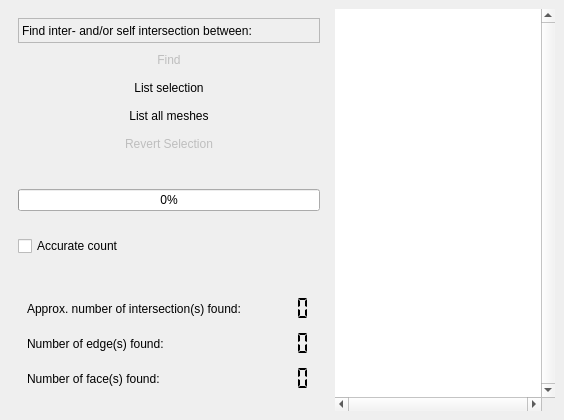
<?xml version="1.0" encoding="UTF-8"?>
<ui version="4.0">
 <class>MainWindow</class>
 <widget class="QMainWindow" name="MainWindow">
  <property name="geometry">
   <rect>
    <x>0</x>
    <y>0</y>
    <width>564</width>
    <height>420</height>
   </rect>
  </property>
  <property name="sizePolicy">
   <sizepolicy hsizetype="Minimum" vsizetype="Maximum">
    <horstretch>0</horstretch>
    <verstretch>0</verstretch>
   </sizepolicy>
  </property>
  <property name="minimumSize">
   <size>
    <width>240</width>
    <height>0</height>
   </size>
  </property>
  <property name="maximumSize">
   <size>
    <width>16777215</width>
    <height>16777215</height>
   </size>
  </property>
  <property name="windowTitle">
   <string>Intersection Finder</string>
  </property>
  <widget class="QWidget" name="centralwidget">
   <property name="sizePolicy">
    <sizepolicy hsizetype="Minimum" vsizetype="Preferred">
     <horstretch>0</horstretch>
     <verstretch>0</verstretch>
    </sizepolicy>
   </property>
   <property name="minimumSize">
    <size>
     <width>240</width>
     <height>0</height>
    </size>
   </property>
   <layout class="QHBoxLayout" name="horizontalLayout">
    <item>
     <widget class="QWidget" name="widget" native="true">
      <property name="sizePolicy">
       <sizepolicy hsizetype="Fixed" vsizetype="Preferred">
        <horstretch>0</horstretch>
        <verstretch>0</verstretch>
       </sizepolicy>
      </property>
      <layout class="QVBoxLayout" name="verticalLayout">
       <item>
        <widget class="QLabel" name="instruction">
         <property name="sizePolicy">
          <sizepolicy hsizetype="Preferred" vsizetype="Fixed">
           <horstretch>0</horstretch>
           <verstretch>0</verstretch>
          </sizepolicy>
         </property>
         <property name="minimumSize">
          <size>
           <width>0</width>
           <height>25</height>
          </size>
         </property>
         <property name="maximumSize">
          <size>
           <width>16777215</width>
           <height>25</height>
          </size>
         </property>
         <property name="toolTip">
          <string>Amongst which of the following meshes do you  seek to find inter- and/or self intersection.</string>
         </property>
         <property name="frameShape">
          <enum>QFrame::StyledPanel</enum>
         </property>
         <property name="frameShadow">
          <enum>QFrame::Sunken</enum>
         </property>
         <property name="text">
          <string>Find inter- and/or self intersection between:</string>
         </property>
         <property name="textFormat">
          <enum>Qt::AutoText</enum>
         </property>
         <property name="scaledContents">
          <bool>false</bool>
         </property>
         <property name="alignment">
          <set>Qt::AlignLeading|Qt::AlignLeft|Qt::AlignVCenter</set>
         </property>
         <property name="wordWrap">
          <bool>true</bool>
         </property>
         <property name="margin">
          <number>0</number>
         </property>
         <property name="indent">
          <number>-1</number>
         </property>
         <property name="openExternalLinks">
          <bool>false</bool>
         </property>
        </widget>
       </item>
       <item>
        <widget class="QPushButton" name="find">
         <property name="enabled">
          <bool>false</bool>
         </property>
         <property name="toolTip">
          <string>Click to find intersections</string>
         </property>
         <property name="text">
          <string>Find</string>
         </property>
         <property name="flat">
          <bool>true</bool>
         </property>
        </widget>
       </item>
       <item>
        <widget class="QPushButton" name="updateSelection">
         <property name="toolTip">
          <string>Select object on the scene and click to update the list above</string>
         </property>
         <property name="text">
          <string>List selection</string>
         </property>
         <property name="flat">
          <bool>true</bool>
         </property>
        </widget>
       </item>
       <item>
        <widget class="QPushButton" name="listAllButton">
         <property name="toolTip">
          <string>Visible and None-Intermediate</string>
         </property>
         <property name="text">
          <string>List all meshes</string>
         </property>
         <property name="flat">
          <bool>true</bool>
         </property>
        </widget>
       </item>
       <item>
        <widget class="QPushButton" name="revertSelection">
         <property name="enabled">
          <bool>false</bool>
         </property>
         <property name="toolTip">
          <string>Click to toggle between intersection and initial selection</string>
         </property>
         <property name="text">
          <string>Revert Selection</string>
         </property>
         <property name="flat">
          <bool>true</bool>
         </property>
        </widget>
       </item>
       <item>
        <widget class="QWidget" name="controlBox" native="true">
         <property name="sizePolicy">
          <sizepolicy hsizetype="Preferred" vsizetype="Preferred">
           <horstretch>0</horstretch>
           <verstretch>0</verstretch>
          </sizepolicy>
         </property>
         <layout class="QGridLayout" name="gridLayout">
          <property name="leftMargin">
           <number>0</number>
          </property>
          <property name="topMargin">
           <number>9</number>
          </property>
          <property name="rightMargin">
           <number>0</number>
          </property>
          <property name="bottomMargin">
           <number>4</number>
          </property>
          <property name="horizontalSpacing">
           <number>0</number>
          </property>
          <property name="verticalSpacing">
           <number>6</number>
          </property>
          <item row="0" column="0">
           <widget class="QProgressBar" name="pBar">
            <property name="value">
             <number>0</number>
            </property>
           </widget>
          </item>
          <item row="1" column="0" colspan="2">
           <widget class="QCheckBox" name="accu">
            <property name="sizePolicy">
             <sizepolicy hsizetype="Preferred" vsizetype="Fixed">
              <horstretch>0</horstretch>
              <verstretch>0</verstretch>
             </sizepolicy>
            </property>
            <property name="toolTip">
             <string>Check if you want an accurate count(doesn't affect the selection)</string>
            </property>
            <property name="text">
             <string>Accurate count</string>
            </property>
           </widget>
          </item>
         </layout>
        </widget>
       </item>
       <item>
        <widget class="QWidget" name="resultBox" native="true">
         <layout class="QGridLayout" name="gridLayout_2">
          <item row="2" column="2">
           <widget class="QLCDNumber" name="edgeCount">
            <property name="sizePolicy">
             <sizepolicy hsizetype="Maximum" vsizetype="Minimum">
              <horstretch>0</horstretch>
              <verstretch>0</verstretch>
             </sizepolicy>
            </property>
            <property name="lineWidth">
             <number>0</number>
            </property>
            <property name="segmentStyle">
             <enum>QLCDNumber::Flat</enum>
            </property>
           </widget>
          </item>
          <item row="1" column="1">
           <widget class="QLabel" name="intCountLabel">
            <property name="sizePolicy">
             <sizepolicy hsizetype="Fixed" vsizetype="Preferred">
              <horstretch>0</horstretch>
              <verstretch>0</verstretch>
             </sizepolicy>
            </property>
            <property name="text">
             <string>Approx. number of intersection(s) found:</string>
            </property>
            <property name="margin">
             <number>0</number>
            </property>
           </widget>
          </item>
          <item row="1" column="2">
           <widget class="QLCDNumber" name="intCount">
            <property name="sizePolicy">
             <sizepolicy hsizetype="Maximum" vsizetype="Minimum">
              <horstretch>0</horstretch>
              <verstretch>0</verstretch>
             </sizepolicy>
            </property>
            <property name="lineWidth">
             <number>0</number>
            </property>
            <property name="segmentStyle">
             <enum>QLCDNumber::Flat</enum>
            </property>
           </widget>
          </item>
          <item row="2" column="1">
           <widget class="QLabel" name="edgeCountLabel">
            <property name="text">
             <string>Number of edge(s) found:</string>
            </property>
           </widget>
          </item>
          <item row="3" column="1">
           <widget class="QLabel" name="faceCountLabel">
            <property name="text">
             <string>Number of face(s) found:</string>
            </property>
           </widget>
          </item>
          <item row="3" column="2">
           <widget class="QLCDNumber" name="faceCount">
            <property name="sizePolicy">
             <sizepolicy hsizetype="Maximum" vsizetype="Minimum">
              <horstretch>0</horstretch>
              <verstretch>0</verstretch>
             </sizepolicy>
            </property>
            <property name="lineWidth">
             <number>0</number>
            </property>
            <property name="segmentStyle">
             <enum>QLCDNumber::Flat</enum>
            </property>
           </widget>
          </item>
         </layout>
        </widget>
       </item>
      </layout>
     </widget>
    </item>
    <item>
     <widget class="QTreeView" name="meshes">
      <property name="sizePolicy">
       <sizepolicy hsizetype="Expanding" vsizetype="Preferred">
        <horstretch>0</horstretch>
        <verstretch>0</verstretch>
       </sizepolicy>
      </property>
      <property name="minimumSize">
       <size>
        <width>218</width>
        <height>0</height>
       </size>
      </property>
      <property name="toolTip">
       <string>List all meshes.</string>
      </property>
      <property name="frameShape">
       <enum>QFrame::Box</enum>
      </property>
      <property name="lineWidth">
       <number>0</number>
      </property>
      <property name="verticalScrollBarPolicy">
       <enum>Qt::ScrollBarAlwaysOn</enum>
      </property>
      <property name="horizontalScrollBarPolicy">
       <enum>Qt::ScrollBarAlwaysOn</enum>
      </property>
      <property name="autoScroll">
       <bool>false</bool>
      </property>
      <property name="editTriggers">
       <set>QAbstractItemView::NoEditTriggers</set>
      </property>
      <property name="tabKeyNavigation">
       <bool>true</bool>
      </property>
      <property name="alternatingRowColors">
       <bool>true</bool>
      </property>
      <property name="horizontalScrollMode">
       <enum>QAbstractItemView::ScrollPerItem</enum>
      </property>
      <property name="indentation">
       <number>5</number>
      </property>
      <property name="sortingEnabled">
       <bool>true</bool>
      </property>
      <property name="animated">
       <bool>true</bool>
      </property>
      <property name="wordWrap">
       <bool>false</bool>
      </property>
      <attribute name="headerVisible">
       <bool>false</bool>
      </attribute>
     </widget>
    </item>
   </layout>
  </widget>
 </widget>
 <resources/>
 <connections/>
</ui>
